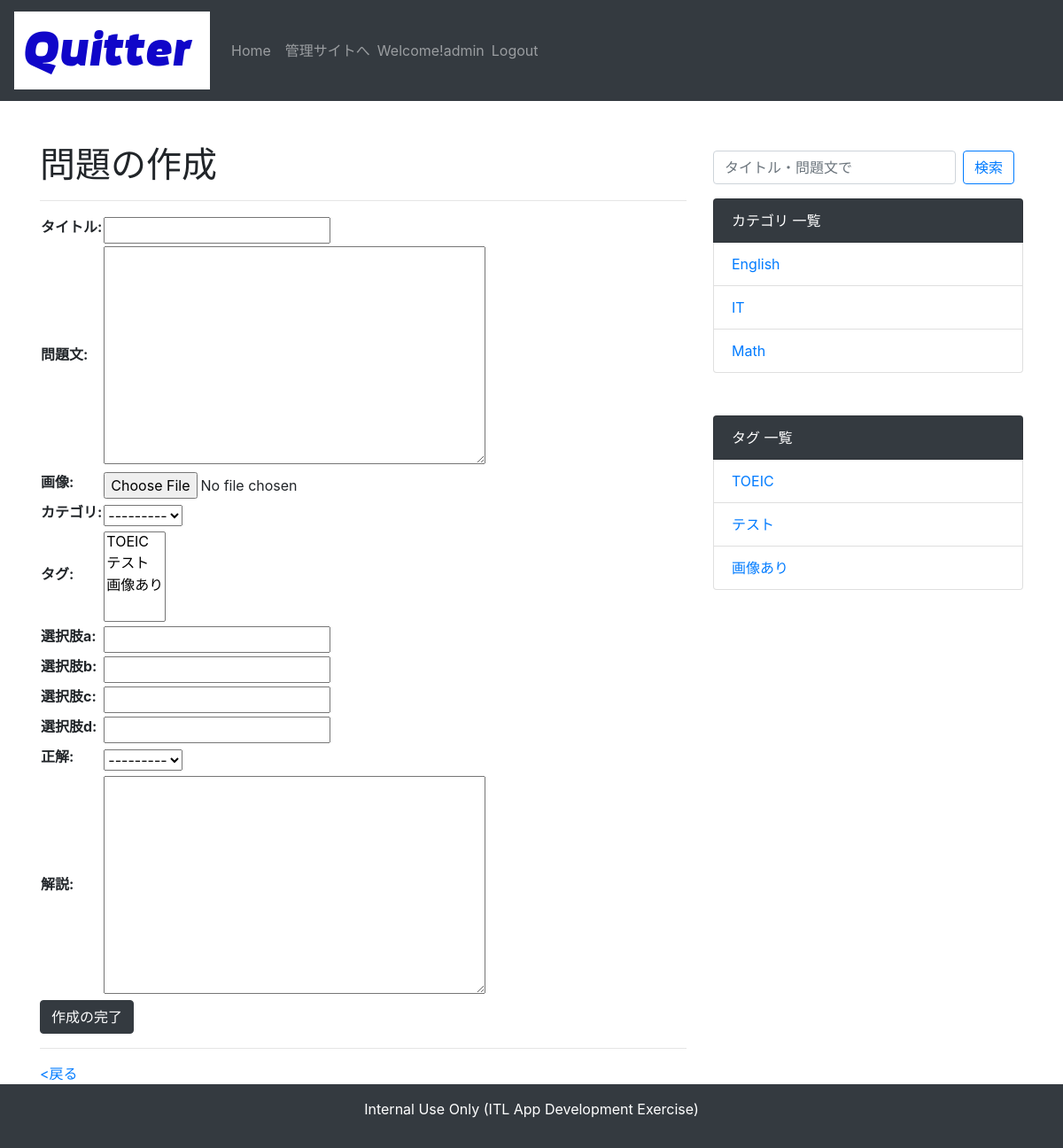
The app's page /quiz/create/ (signed in) with its own data.
### account/models.py (models this page shows)
class User(AbstractUser):
    pass

### quiz/models.py (models this page shows)
class Category(models.Model):
    name = models.CharField('カテゴリ名', max_length=255)
    def __str__(self):
        return self.name

class Tag(models.Model):
    name = models.CharField('タグ名', max_length=255)
    def __str__(self):
        return self.name

### quiz/views.py (the view)
# urls.py: path('create/', views.create, name='create'),
@login_required
def create(request):
    if request.method == "POST":
        form = QuizCreateForm(request.POST, request.FILES)
        if form.is_valid():
            form.instance.author = request.user
            form.save()
            quiz = form.instance
            return redirect('quiz:detail', quiz_pk=quiz.pk)
    else:
        form = QuizCreateForm()
    context = {
            'word': '作成',
            'form': form,
        }
    return render(request, 'quiz/quizform.html', context)

### quiz/forms.py
class QuizCreateForm(forms.ModelForm):
    class Meta:
        model = Quiz
        fields = (
            'title', 'text', 'image', 'category', 'tag',
            'choice_a', 'choice_b', 'choice_c', 'choice_d',
            'correct_answer', 'explanation'
            )

### quiz/context_processors.py (called while the page is built)
def common(request):
    context = {
        'category_list':Category.objects.all(),
        'tag_list':Tag.objects.all()
    }
    return context

### templates/quiz/quizform.html
{% extends 'base.html' %}
{% load static %}
{% block content %}
{% if request_user and request_user != quiz_author %}
    <p>権限がありません</p>
{% else %}
    <h1>問題の{{ word }}</h1>
    <hr>
    <form action="" method="post" enctype="multipart/form-data">{% csrf_token %}
        <table>
            {{ form.as_table }}
        </table>
        <button type="submit" class='btn btn-dark'>{{ word }}の完了</button>
    </form>
    <hr>
{% endif %}
    <div>
        <a href="JavaScript:history.back()">&lt;戻る</a>
    </div>
{% endblock content %}

### templates/base.html (shortened to what this page needs)
<!doctype html>
{% load static %}
<html lang="ja">
<head>
    <link rel="stylesheet" href="https://stackpath.bootstrapcdn.com/bootstrap/4.5.0/css/bootstrap.min.css">
</head>
<body>
    <nav class="navbar navbar-expand-lg navbar-dark bg-dark">
        <a class="navbar-brand" href="{% url 'quiz:index' %}">
            <img src="{% static 'img/quitter.png' %}" alt="logo">
        </a>
        <div class="collapse navbar-collapse justify-content-end" id="navbarSupportedContent">
            <ul class="navbar-nav mr-auto">
                <li class="nav-item">
                    <a class="nav-link" href="{% url 'quiz:index' %}">Home</a>
                </li>
                {% if user.is_superuser %}
                <li class="nav-item">
                    <a class="nav-link" href="{% url 'admin:index' %}">管理サイトへ</a>
                </li>
                {% endif %}
                {% if user.is_authenticated %}
                <li class="nav-item">
                    <span class="navbar-text">Welcome!{{ user }}</span>
                </li>
                <li class="nav-item">
                    <a class="logout nav-link" href="{% url 'account:logout' %}">Logout</a>
                </li>
                {% endif %}
            </ul>
        </div>
    </nav>
<div class="container mt-5">
    <div class="row">
        <div class="col-md-8">
        {% block content %}
        {% endblock content %}
        </div>
        <div class="col-md-4">
            <ul class="list-group mt-2 mb-3">
                <form class="form-inline my-2 my-lg-0" method="GET" action="{% url 'quiz:list' %}">
                    <input class="form-control mr-sm-2" type="text" placeholder="タイトル・問題文で" aria-label="Search" name="keyword">
                    <button class="btn btn-outline-primary my-2 my-sm-0" type="submit">検索</button>
                </form>
            </ul>
            <ul class="list-group mb-5">
                <li class="list-group-item bg-dark text-white">カテゴリ 一覧</li>
                {% for category in category_list %}
                    <li class="list-group-item"><a href="{% url 'quiz:category' category.pk %}">{{ category }}</a></li>
                {% endfor %}
            </ul>
            <ul class="list-group">
                <li class="list-group-item bg-dark text-white">タグ 一覧</li>
                {% for tag in tag_list %}
                    <li class="list-group-item"><a href="{% url 'quiz:tag' tag.pk %}">{{ tag }}</a></li>
                {% endfor %}
            </ul>
        </div>
    </div>
</div>
<footer class="bg-dark text-white text-center py-3">
    <p>Internal Use Only (ITL App Development Exercise)</p>
</footer>
</body>
</html>

### records on screen
User: username "admin"
Category: name "English"
Category: name "IT"
Category: name "Math"
Tag: name "TOEIC"
Tag: name "テスト"
Tag: name "画像あり"

### other values on screen
{{ word }} "作成"
